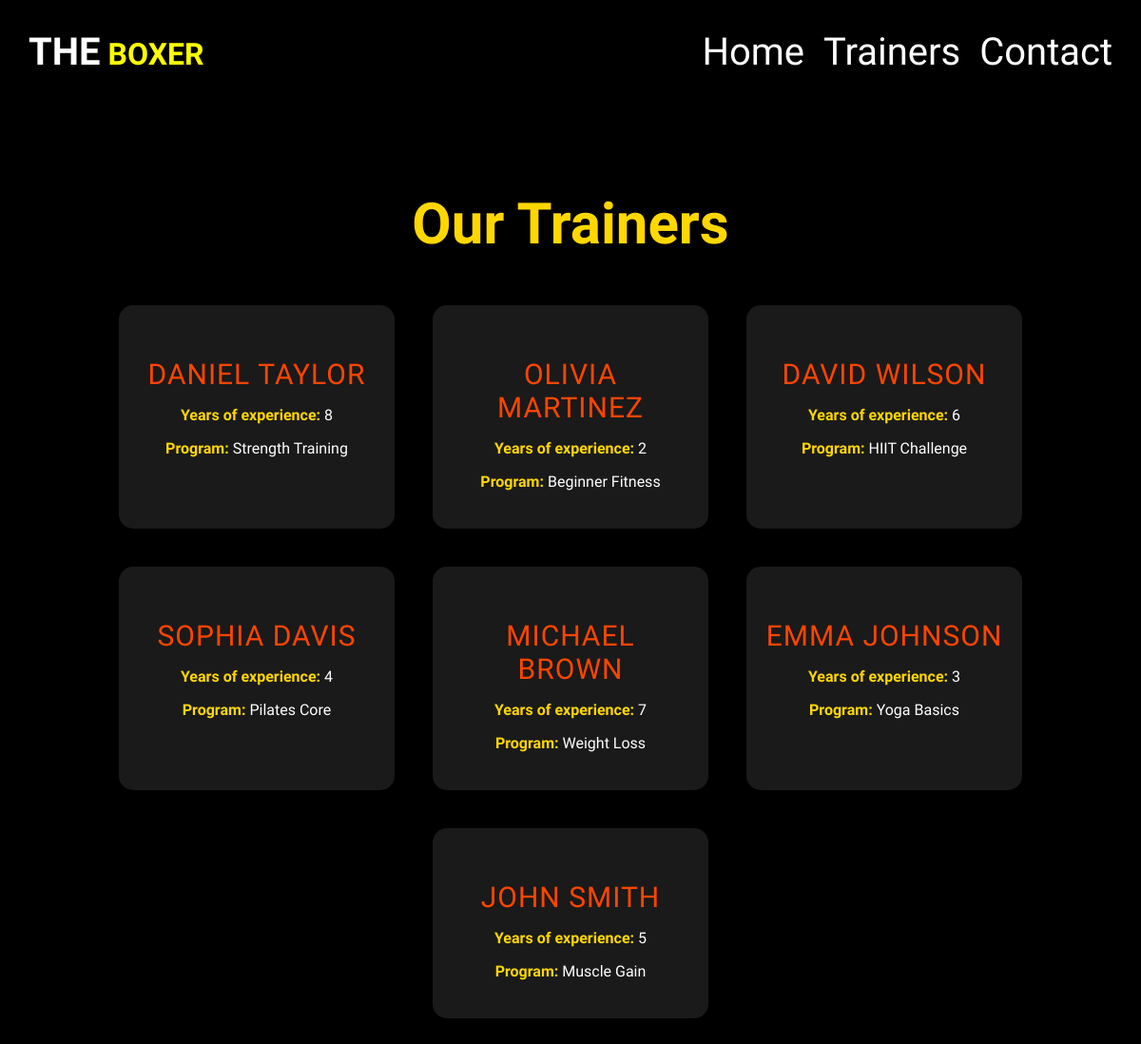
Screenshot of /gym_demo/public/trainers.php with the database file from the repository.
### tables this page shows
CREATE TABLE `trainers` (
  `id` int(11) NOT NULL,
  `name` varchar(25) NOT NULL,
  `years of experience` int(30) NOT NULL,
  `program` text NOT NULL
);

### gym_demo/public/trainers.php (the view, shortened to what this page needs)
<?php
include 'includes/header.php';
include '../admin/db.php';
?>
<div class="trainers-page">
    <h1>Our Trainers</h1>
    <div class="trainers-container">
        <?php
        $sql = "SELECT * FROM trainers ORDER BY id DESC";
        $result = mysqli_query($conn, $sql);
        if(mysqli_num_rows($result) > 0){
            while($row = mysqli_fetch_assoc($result)){
                echo "<div class='trainer-card'>";
                echo "<h2>".htmlspecialchars($row['name'])."</h2>";
                echo "<p><strong>Years of experience:</strong> ".htmlspecialchars($row['years of experience'])."</p>";
                echo "<p><strong>Program:</strong> ".htmlspecialchars($row['program'])."</p>";
                echo "</div>";
            }
        } else {
            echo "<p>No trainers available at the moment.</p>";
        }
        ?>
    </div>
</div>

### gym_demo/public/includes/header.php (shortened to what this page needs)
<!DOCTYPE html>
<html lang="en">
<head>
    <link rel="stylesheet" href="assets/css/style.css">
</head>
<body>
<header>
  <div class="logo">
    <h1 class="logo-text">
      <span class="white">THE</span>
      <span class="yellow">BOXER</span>
    </h1>
  </div>
  <nav class="nav" id="nav">
    <a href="index.php">Home</a>
    <a href="trainers.php">Trainers</a>
    <a href="contact.php">Contact</a>
  </nav>
</header>

### gym_demo/public/assets/css/style.css (style rules this page uses)
html, body { margin: 0; padding: 0; box-sizing: border-box; }
body { background-color: black; font-family: 'teko', sans-serif; color: rgb(241, 185, 0); position: relative; min-height: 200vh; overflow-x: hidden; }
.white { color: white; }
.yellow { color: yellow; }
.logo { display: inline-block; }
header { display: flex; justify-content: space-between; align-items: center; padding: 10px 30px; background: black; position: relative; z-index: 1000; }
.logo-text .white { color: white; }
.logo-text .yellow { color: yellow; }
nav { display: flex; gap: 20px; }
nav a { color: white; text-decoration: none; font-size: 40px; }
.white { margin: 0; font-size: 40px; color: white; }
h2 { font-family: 'Teko', sans-serif; font-weight: 400; }
.trainers-page { text-align: center; padding: 50px 20px; }
.trainers-page h1 { font-size: 60px; color: #FFD700; margin-bottom: 50px; text-shadow: 2px 2px 5px black; }
.trainers-page .trainers-container { display: flex; flex-wrap: wrap; justify-content: center; gap: 40px; max-width: 1200px; margin: 0 auto; }
.trainers-page .trainer-card { background-color: #1a1a1a; border-radius: 15px; padding: 30px 20px; width: 250px; color: white; box-shadow: 0 10px 25px rgba(0,0,0,0.6); transition: transform 0.3s, box-shadow 0.3s; }
.trainers-page .trainer-card h2 { font-size: 30px; color: #FF4500; margin-bottom: 15px; text-transform: uppercase; letter-spacing: 1px; }
.trainers-page .trainer-card p { font-size: 16px; margin-bottom: 10px; }
.trainers-page .trainer-card strong { color: #FFD700; }

### rows the page displays
trainers: name "DANIEL TAYLOR", years of experience "8", program "Strength Training"
trainers: name "OLIVIA MARTINEZ", years of experience "2", program "Beginner Fitness"
trainers: name "DAVID WILSON", years of experience "6", program "HIIT Challenge"
trainers: name "SOPHIA DAVIS", years of experience "4", program "Pilates Core"
trainers: name "MICHAEL BROWN", years of experience "7", program "Weight Loss"
trainers: name "EMMA JOHNSON", years of experience "3", program "Yoga Basics"
trainers: name "JOHN SMITH", years of experience "5", program "Muscle Gain"
